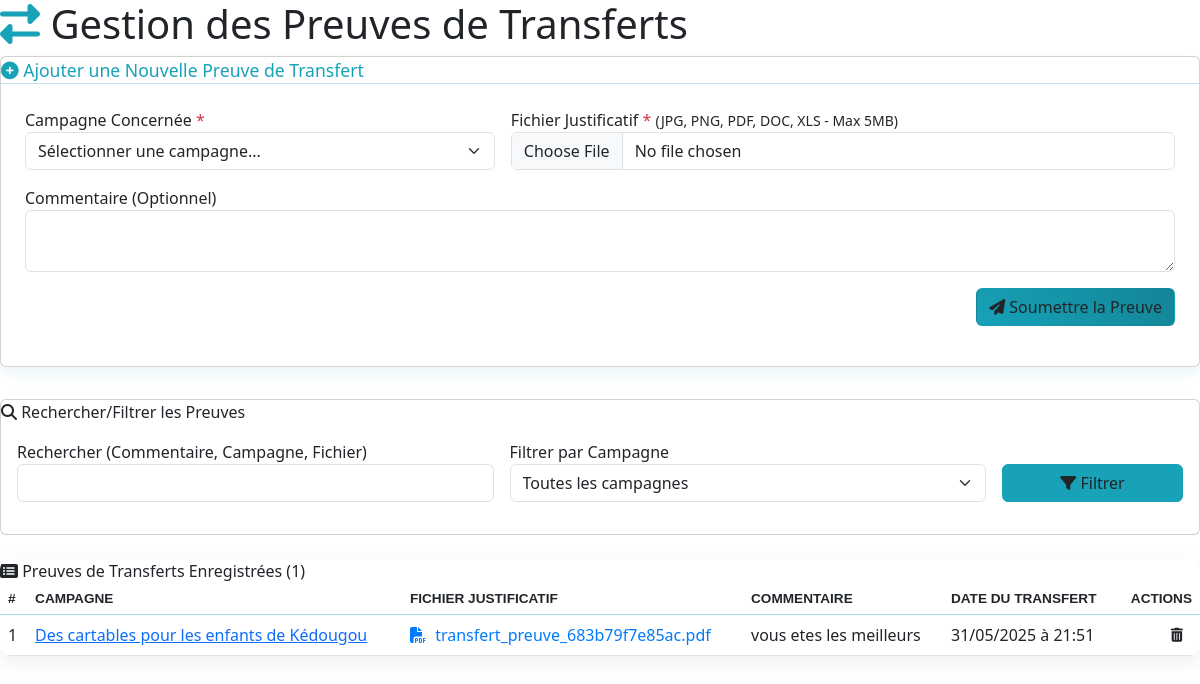
Page /admin/transferts.php on the committed database.
### tables this page shows
CREATE TABLE IF NOT EXISTS `preuves_transfert` (
  `id` int NOT NULL AUTO_INCREMENT,
  `campagne_id` int DEFAULT NULL,
  `fichier_justificatif` varchar(255) DEFAULT NULL,
  `commentaire` text,
  `date_transfert` datetime DEFAULT CURRENT_TIMESTAMP,
  PRIMARY KEY (`id`),
  KEY `campagne_id` (`campagne_id`)
);

CREATE TABLE IF NOT EXISTS `campagnes` (
  `id` int NOT NULL AUTO_INCREMENT,
  `titre` varchar(255) NOT NULL,
  `description` text NOT NULL,
  `montant_vise` decimal(12,2) NOT NULL,
  `montant_atteint` decimal(12,2) DEFAULT '0.00',
  `date_debut` date DEFAULT NULL,
  `date_fin` date DEFAULT NULL,
  `statut` enum('en cours','terminée','suspendue') DEFAULT 'en cours',
  `categorie_id` int DEFAULT NULL,
  `beneficiaire_id` int DEFAULT NULL,
  `image_campagne` varchar(255) DEFAULT NULL,
  `date_creation` datetime DEFAULT CURRENT_TIMESTAMP,
  PRIMARY KEY (`id`),
  KEY `categorie_id` (`categorie_id`),
  KEY `beneficiaire_id` (`beneficiaire_id`)
);

### admin/transferts.php (the view, shortened to what this page needs)
<?php
$pdo = getPDO();
$commentaire_form = '';
$errors_ajout = [];
$search_transfert = isset($_GET['search_transfert']) ? sanitize($_GET['search_transfert']) : '';
$sql_transferts = "SELECT pt.id, pt.fichier_justificatif, pt.commentaire, pt.date_transfert, c.titre AS nom_campagne, c.id AS id_campagne
                   FROM preuves_transfert pt
                   JOIN campagnes c ON pt.campagne_id = c.id";
$params_transferts = [];
$sql_transferts .= " ORDER BY pt.date_transfert DESC";
$stmt_transferts = $pdo->prepare($sql_transferts);
$stmt_transferts->execute($params_transferts);
$preuves_transferts = $stmt_transferts->fetchAll(PDO::FETCH_ASSOC);
?>
<link href="https://cdn.jsdelivr.net/npm/bootstrap@5.3.0/dist/css/bootstrap.min.css" rel="stylesheet">
<link href="https://cdnjs.cloudflare.com/ajax/libs/font-awesome/6.5.0/css/all.min.css" rel="stylesheet">
<div class="page-title-container">
    <h1><i class="fas fa-exchange-alt"></i> Gestion des Preuves de Transferts</h1>
</div>
<div class="card card-admin card-form-transfert">
    <div class="card-admin-header">
        <i class="fas fa-plus-circle"></i> Ajouter une Nouvelle Preuve de Transfert
    </div>
    <div class="card-body p-4">
        <form method="POST" action="transferts.php" enctype="multipart/form-data">
            <div class="row g-3">
                <div class="col-md-5">
                    <label for="campagne_id_form" class="form-label-admin">Campagne Concernée <span class="text-danger">*</span></label>
                    <select class="form-select form-control-admin <?= isset($errors_ajout['campagne_id']) ? 'is-invalid' : '' ?>" id="campagne_id_form" name="campagne_id" required>
                        <option value="">Sélectionner une campagne...</option>
                    </select>
                </div>
                <div class="col-md-7">
                    <label for="fichier_justificatif_form" class="form-label-admin">Fichier Justificatif <span class="text-danger">*</span> <small>(JPG, PNG, PDF, DOC, XLS - Max 5MB)</small></label>
                    <input class="form-control form-control-admin <?= isset($errors_ajout['fichier_justificatif']) ? 'is-invalid' : '' ?>" type="file" id="fichier_justificatif_form" name="fichier_justificatif" required>
                </div>
                <div class="col-12">
                    <label for="commentaire_form" class="form-label-admin">Commentaire (Optionnel)</label>
                    <textarea class="form-control form-control-admin" id="commentaire_form" name="commentaire" rows="2"><?= htmlspecialchars($commentaire_form) ?></textarea>
                </div>
            </div>
            <div class="mt-3 text-end">
                <button type="submit" class="btn btn-submit-transfert"><i class="fas fa-paper-plane"></i> Soumettre la Preuve</button>
            </div>
        </form>
    </div>
</div>
<div class="card card-admin filter-bar-transferts mt-4">
    <div class="card-admin-header">
        <i class="fas fa-search"></i> Rechercher/Filtrer les Preuves
    </div>
    <div class="card-body">
        <form method="GET" action="transferts.php" class="row g-3">
            <div class="col-md-5">
                <label for="search_transfert" class="form-label-admin">Rechercher (Commentaire, Campagne, Fichier)</label>
                <input type="text" class="form-control form-control-admin" id="search_transfert" name="search_transfert" value="<?= htmlspecialchars($search_transfert) ?>">
            </div>
            <div class="col-md-5">
                <label for="campagne_filter" class="form-label-admin">Filtrer par Campagne</label>
                <select class="form-select form-control-admin" id="campagne_filter" name="campagne_filter">
                    <option value="0">Toutes les campagnes</option>
                </select>
            </div>
            <div class="col-md-2 d-flex align-items-end">
                <button type="submit" class="btn btn-admin-primary w-100"><i class="fas fa-filter"></i> Filtrer</button>
            </div>
        </form>
    </div>
</div>
<div class="transfert-table-container mt-4">
    <div class="card-admin-header d-flex justify-content-between align-items-center" style="border-bottom:none; border-top-left-radius: 10px; border-top-right-radius: 10px;">
        <span><i class="fas fa-list-alt"></i> Preuves de Transferts Enregistrées (<?= count($preuves_transferts) ?>)</span>
    </div>
    <div class="table-responsive">
        <table class="table table-hover table-transferts mb-0">
            <thead>
                <tr>
                    <th>#</th>
                    <th>Campagne</th>
                    <th>Fichier Justificatif</th>
                    <th>Commentaire</th>
                    <th>Date du Transfert</th>
                    <th class="text-end">Actions</th>
                </tr>
            </thead>
            <tbody>
                <?php if (empty($preuves_transferts)): ?>
                    <tr>
                        <td colspan="6" class="text-center py-4">
                            <i class="fas fa-file-invoice-dollar fa-2x text-muted mb-2"></i><br>
                            Aucune preuve de transfert trouvée.
                        </td>
                    </tr>
                <?php else: ?>
                    <?php foreach ($preuves_transferts as $index => $preuve):
                        $file_extension = strtolower(pathinfo($preuve['fichier_justificatif'], PATHINFO_EXTENSION));
                        $file_icon = 'fa-file-alt';
                        if (in_array($file_extension, ['jpg', 'jpeg', 'png', 'gif', 'webp'])) $file_icon = 'fa-file-image';
                        elseif ($file_extension === 'pdf') $file_icon = 'fa-file-pdf';
                        elseif (in_array($file_extension, ['doc', 'docx'])) $file_icon = 'fa-file-word';
                        elseif (in_array($file_extension, ['xls', 'xlsx'])) $file_icon = 'fa-file-excel';
                    ?>
                    <tr>
                        <td><?= $index + 1 ?></td>
                        <td>
                            <a href="<?= BASE_URL ?>public/campagne.php?id=<?= (int)$preuve['id_campagne'] ?>" target="_blank" title="Voir la campagne">
                                <?= htmlspecialchars($preuve['nom_campagne']) ?>
                            </a>
                        </td>
                        <td>
                            <a href="<?= BASE_URL ?>uploads/transferts_admin/<?= htmlspecialchars($preuve['fichier_justificatif']) ?>" target="_blank" class="file-link">
                                <i class="fas <?= $file_icon ?>"></i> <?= htmlspecialchars(basename($preuve['fichier_justificatif'])) ?>
                            </a>
                        </td>
                        <td title="<?= htmlspecialchars($preuve['commentaire']) ?>" style="max-width: 300px; white-space: nowrap; overflow: hidden; text-overflow: ellipsis;">
                            <?= htmlspecialchars($preuve['commentaire'] ?: 'N/A') ?>
                        </td>
                        <td><?= date("d/m/Y à H:i", strtotime($preuve['date_transfert'])) ?></td>
                        <td class="text-end action-buttons">
                            <form method="POST" action="transferts.php" style="display:inline;" onsubmit="return confirm('Êtes-vous sûr de vouloir supprimer cette preuve de transfert ?');">
                                <button type="submit" class="btn btn-admin-danger btn-sm" title="Supprimer">
                                    <i class="fas fa-trash-alt"></i>
                                </button>
                            </form>
                        </td>
                    </tr>
                    <?php endforeach; ?>
                <?php endif; ?>
            </tbody>
        </table>
    </div>
</div>

### admin/transferts.php (style rules this page uses)
.page-title-container h1 i { color: var(--transfer-icon-color); }
.card-form-transfert { background-color: var(--transfer-form-bg); border: 1px solid #bee5eb; border-radius: 10px; box-shadow: 0 5px 15px rgba(23, 162, 184, 0.1); margin-bottom: 2rem; }
.card-form-transfert .card-admin-header { color: var(--transfer-icon-color); background-color: transparent; border-bottom: 1px solid #bee5eb; font-size: 1.1rem; }
.btn-submit-transfert { background: linear-gradient(45deg, var(--transfer-icon-color), #138496); border: none; color: white; font-weight:500; }
.transfert-table-container { background-color: #fff; border-radius: 10px; box-shadow: 0 6px 20px rgba(0,0,0,0.07); overflow: hidden; }
.table-transferts th { font-family: 'Poppins', sans-serif; font-weight: 600; background-color: var(--transfer-table-header-bg); color: var(--transfer-icon-color); border-bottom-width: 1px; border-color: #abdde5; padding: 0.9rem 1rem; font-size: 0.85em; text-transform: uppercase; }
.table-transferts td { vertical-align: middle; padding: 0.9rem 1rem; color: #5a5c69; }
.file-link { color: var(--transfer-file-icon-color); text-decoration: none; font-weight: 500; }
.file-link i { margin-right: 5px; }
.filter-bar-transferts .btn-admin-primary { background-color: var(--transfer-icon-color); border-color: var(--transfer-icon-color); }

### rows in the picture
preuves_transfert: campagne.titre "Des cartables pour les enfants de Kédougou", fichier_justificatif "transfert_preuve_683b79f7e85ac.pdf", commentaire "vous etes les meilleurs", date_transfert "31/05/2025 à 21:51"

### other values in the picture
count($preuves_transferts) "1"
